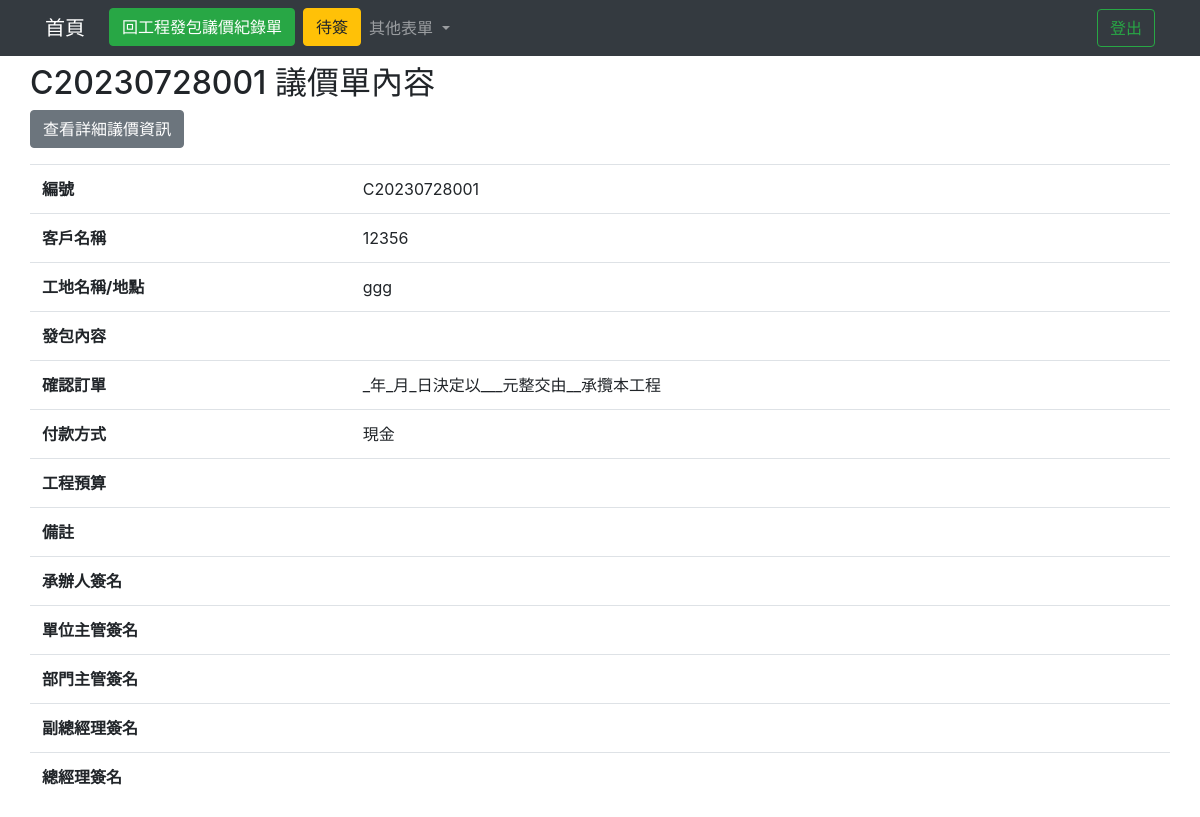
The page /contractView/C20230728001/ (signed in) on the database its author committed.
### testapp/models.py (models this page shows)
class Home(models.Model):
    TYPE = (("簽呈","簽呈"),("會議記錄","會議記錄"),("內部連絡單","內部連絡單"),
            ("工程發包議價記錄單","工程發包議價記錄單"),("設計變更通知單","設計變更通知單"))
    DEP = (("總經理室","總經理室"),("稽核室","稽核室"),("文管中心","文管中心"),
            ("管理部","管理部"),("業務設計部","業務設計部"),("廠務部","廠務部"))
    PRO = (("草稿","草稿"),("流程中","流程中"),("廢單","廢單"),("結案","結案"))
    REC = (("None","無"),("郭文龍","郭文龍"),("侯國興","侯國興"),("郭文河","郭文河"),("高晟琅","高晟琅"),("黃睿堂","黃睿堂"),("鄭任雯","鄭任雯"),("高麗華","高麗華"),("侯宗仁","侯宗仁"),("黃美禎","黃美禎"),("江水木","江水木"),("吳建進","吳建進"),("王韋盛","王韋盛"),("陳佳欣","陳佳欣"),("蔡孟亭","蔡孟亭"),("馮文明","馮文明"),("陳恆瑞","陳恆瑞"),("郭文欽","郭文欽"),("陳春能","陳春能"),("黃春北","黃春北"))
    cNumber = models.CharField(max_length=50, default='', null=False)
    cAuther = models.CharField(max_length=20, null=False)#姓名
    cDepartment = models.CharField(max_length=50,null=False, choices=DEP)#單位
    cType = models.CharField(max_length=10,default=" ",null=False, choices=TYPE)
    cProgress = models.CharField(max_length=20,null=False,default='',choices=PRO)
    cDate = models.DateField(null=False)#日期
    cEndDate = models.DateField(blank=True, null=True)
    cLock = models.CharField(max_length=5,null=False,default='否')
    cReceive  = models.CharField(max_length=20,blank=True,null=True,choices=REC)
    cFile = models.FileField(blank=True, null=True)

class Contract(models.Model):
    cNumber = models.CharField(max_length=50, default='', null=False) #編號
    cClient = models.CharField(max_length=20, null=False) #客戶名稱
    cLocation = models.CharField(max_length=20, null=False)#工作地點
    cContent = models.TextField()#發包內容
    cPayMode = models.CharField(max_length=20, null=False)#付款方式
    cBudget = models.CharField(max_length=20, null=False)#預算
    cOther = models.TextField() #備註
    cConfirm = models.TextField(blank=True,default="_年_月_日決定以___元整交由__承攬本工程") #是否承攬工程
    cGeneral_Sign = models.CharField(max_length=20, blank=True) #總座簽名
    cViceGeneral_Sign = models.CharField(max_length=20, blank=True) # 副總簽名
    cManager_Sign = models.CharField(max_length=20, blank=True) #部門主管簽名
    cDepartmentManager_Sign = models.CharField(max_length=20, blank=True) #單位主管簽名
    cUndertaker = models.CharField(max_length=20,blank=True)#承辦人
    home = models.OneToOneField(Home, on_delete=models.CASCADE,default='')

### testapp/views.py (the view)
# urls.py: path("contractView/<str:cNumber>/",contractView),
def contractView(request,cNumber=None):
    if request.user.is_authenticated:
        username=request.user.username
        authenticate=request.user.is_staff
        firstname = request.user.first_name
    allPerson = Home.objects.filter(cReceive = firstname)
    allpersonCount = len(allPerson)
    home = Home.objects.get(cNumber=cNumber)
    contract = Contract.objects.get(cNumber=cNumber)
    return render(request, "contractView.html",locals())

### templates/contractView.html (shortened to what this page needs)
<!DOCTYPE html>
<html lang="en">
<head>
    <link rel="stylesheet" href="https://cdn.jsdelivr.net/npm/bootstrap@4.6.2/dist/css/bootstrap.min.css">
    {% load static %}
</head>
<body>
    <nav class="navbar navbar-expand-lg navbar-dark bg-dark">
      <div class="container">
        <a class="navbar-brand" href="/homeIndex/">首頁</a>
        <div class="collapse navbar-collapse" id="navbarSupportedContent">
          <ul class="navbar-nav mr-auto">
            <ul class="navbar-nav ml-2">
              <li class="nav-item">
                <button class="btn btn-success my-2 my-sm-0" onclick="BacktoContract()">回工程發包議價紀錄單</button>
              </li>
            </ul>
            <ul class="navbar-nav ml-2">
              <li class="nav-item">
                <button class="btn btn-warning my-2 my-sm-0" id="{{firstname}}" onclick="perosonIndex(event)">待簽
                </button>
              </li>
            </ul>
            <li class="nav-item dropdown">
              <a class="nav-link dropdown-toggle" href="#" role="button" data-toggle="dropdown" aria-expanded="false">
                其他表單
              </a>
            </li>
          </ul>
          <ul class="navbar-nav ml-2">
            <li class="nav-item active">
              <a class="nav-link disabled" style="color: green;">{{firstname}} <span class="sr-only">(current)</span></a>
            </li>
          </ul>
          <ul class="navbar-nav ml-2">
            <li class="nav-item">
              <button class="btn btn-outline-success my-2 my-sm-0" onclick="Logout(event)">登出</button>
            </li>
          </ul>
        </div>
      </div>
    </nav>
    <div class="container">
      <div class="row">
        <h2 class="mt-2">{{home.cNumber}} 議價單內容</h2>
      </div>
    </div>
    <form action="." method="POST" name="form1">
        <div class="container">
            <div class="row">
              <button type="button" class="btn btn-secondary mb-3" id="{{contract.cNumber}}" onclick="Detail(event)">查看詳細議價資訊</button>
                <table class="table">
                    <tr>
                      <th>編號</th>
                      <td>{{contract.cNumber}}</td>
                    </tr>
                    <tr>
                        <th>客戶名稱</th>
                        <td>{{contract.cClient}}</td>
                    </tr>
                    <tr>
                        <th>工地名稱/地點</th>
                        <td>{{contract.cLocation}}</td>
                    </tr>
                    <tr>
                        <th>發包內容</th>
                        <td>{{contract.cContent}}</td>
                    </tr>
                    <tr>
                        <th>確認訂單</th>
                        <td>{{contract.cConfirm}}</td>
                    </tr>
                    <tr>
                        <th>付款方式</th>
                        <td>{{contract.cPayMode}}</td>
                    </tr>
                    <tr>
                        <th>工程預算</th>
                        <td>{{contract.cBudget}}</td>
                    </tr>
                    <tr>
                        <th>備註</th>
                        <td>{{contract.cOther}}</td>
                    </tr>
                    <tr>
                      <th>承辦人簽名</th>
                      <td>{{contract.cUndertaker}}</td>
                    </tr>
                    <tr>
                      <th>單位主管簽名</th>
                      <td>{{contract.cDepartmentManager_Sign}}</td>
                    </tr>
                    <tr>
                      <th>部門主管簽名</th>
                      <td>{{contract.cManager_Sign}}</td>
                    </tr>
                    <tr>
                      <th>副總經理簽名</th>
                      <td>{{contract.cViceGeneral_Sign}}</td>
                    </tr>
                    <tr>
                        <th>總經理簽名</th>
                        <td>{{contract.cGeneral_Sign}}</td>
                    </tr>
                </table>
              </div>
        </div>
    </form>
</body>
</html>

### rows shown on the page
Home: cNumber "C20230728001"
Contract: cNumber "C20230728001", cClient "12356", cLocation "ggg", cConfirm "_年_月_日決定以___元整交由__承攬本工程", cPayMode "現金"
